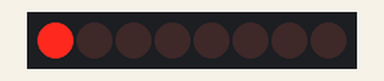
This sketch was run on a simulated Arduino Uno, built with avr-gcc and run on an emulated ATmega328P. Shown: 8 shift-register outputs drawn as a row of LEDs (first output left, lit = HIGH). Wiring (inferred from the names in the program): shift register (74HC595): data pin 4; shift clock pin 2; latch pin 3. Wiring (inferred from the signals the program sends): row of LEDs: on Q0, Q1, Q2, Q3, Q4, Q5, Q6, Q7.

Above: at 0.5 s.
At 2.5 s:
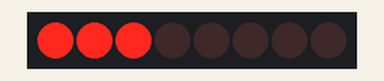
At 4.5 s:
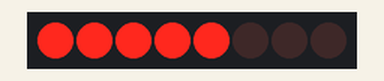
At 9.5 s:
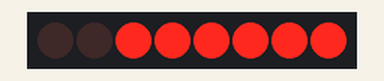
At 14.5 s:
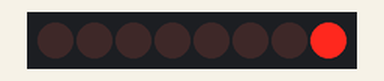
At 19.5 s:
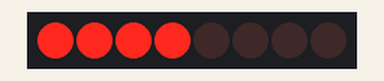
Timing chart, 0 to 20.8 s (numbered marks = the images above):
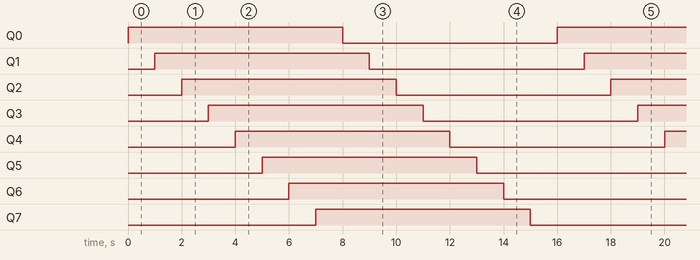

The sketch:

shifting-lights.ino
```cpp
const int dataPin = 4;
const int clockPin = 2;
const int latchPin = 3;

const int numLEDs = 8;

byte ledState = 0;

void setup() {
  pinMode(dataPin, OUTPUT);
  pinMode(clockPin, OUTPUT);
  pinMode(latchPin, OUTPUT);
}

void loop() {
  // Turn LEDs ON one by one
  for (int i = 0; i < numLEDs; i++) {
    bitSet(ledState, i);
    updateRegister();
    delay(1000);
  }

  // Turn LEDs OFF one by one
  for (int i = 0; i < numLEDs; i++) {
    bitClear(ledState, i);
    updateRegister();
    delay(1000);
  }
}

void updateRegister() {
  digitalWrite(latchPin, LOW);
  shiftOut(dataPin, clockPin, MSBFIRST, ledState);
  digitalWrite(latchPin, HIGH);
}
```

Measured:
- by itself, Q0–7: alternates HIGH for 8.0 s and LOW for 8.0 s
- by itself, everything shown: repeats every 16.0 s, in 16 steps
